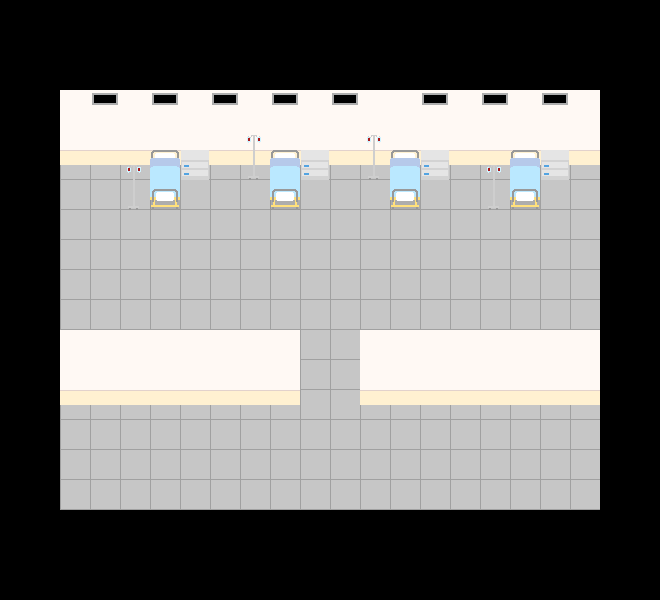

Rendered tile map (Tiled .tmx) drawn with the repository's tilesets; below, a short description and the full map source, tile grids included:
An orthogonal 22x20 tile map with 30x30 px tiles, 3 tile layers (Camada de Tiles 1, Camada de Tiles 2, Camada de Tiles 3) and 7 objects (portal_0, npc_0, npc_1, npc_2, npc_3, ...).

<map version="1.2" tiledversion="1.3.0" orientation="orthogonal" renderorder="left-up" compressionlevel="0" width="22" height="20" tilewidth="30" tileheight="30" infinite="0" nextlayerid="6" nextobjectid="20">
 <properties>
  <property name="NPC" type="int" value="6" />
  <property name="PORTAL" type="int" value="1" />
  <property name="SHOP" type="int" value="0" />
  <property name="VEHICLE" type="int" value="0" />
 </properties>
 <tileset firstgid="1" name="shop" tilewidth="30" tileheight="30" tilecount="49" columns="7">
  <image source="../Tiles/shop.png" trans="000000" width="210" height="210" />
 </tileset>
 <layer id="1" name="Camada de Tiles 1" width="22" height="20">
  <data encoding="csv">
0,0,0,0,0,0,0,0,0,0,0,0,0,0,0,0,0,0,0,0,0,0,
0,0,0,0,0,0,0,0,0,0,0,0,0,0,0,0,0,0,0,0,0,0,
0,0,0,0,0,0,0,0,0,0,0,0,0,0,0,0,0,0,0,0,0,0,
0,0,14,7,14,7,14,7,14,7,14,7,14,14,7,14,7,14,7,14,0,0,
0,0,14,14,14,14,14,14,14,14,14,14,14,14,14,14,14,14,14,14,0,0,
0,0,21,21,21,21,21,21,21,21,21,21,21,21,21,21,21,21,21,21,0,0,
0,0,28,28,28,28,28,28,28,28,28,28,28,28,28,28,28,28,28,28,0,0,
0,0,28,28,28,28,28,28,28,28,28,28,28,28,28,28,28,28,28,28,0,0,
0,0,28,28,28,28,28,28,28,28,28,28,28,28,28,28,28,28,28,28,0,0,
0,0,28,28,28,28,28,28,28,28,28,28,28,28,28,28,28,28,28,28,0,0,
0,0,28,28,28,28,28,28,28,28,28,28,28,28,28,28,28,28,28,28,0,0,
0,0,14,14,14,14,14,14,14,14,28,28,14,14,14,14,14,14,14,14,0,0,
0,0,14,14,14,14,14,14,14,14,28,28,14,14,14,14,14,14,14,14,0,0,
0,0,21,21,21,21,21,21,21,21,28,28,21,21,21,21,21,21,21,21,0,0,
0,0,28,28,28,28,28,28,28,28,28,28,28,28,28,28,28,28,28,28,0,0,
0,0,28,28,28,28,28,28,28,28,28,28,28,28,28,28,28,28,28,28,0,0,
0,0,28,28,28,28,28,28,28,28,28,28,28,28,28,28,28,28,28,28,0,0,
0,0,0,0,0,0,0,0,0,0,0,0,0,0,0,0,0,0,0,0,0,0,
0,0,0,0,0,0,0,0,0,0,0,0,0,0,0,0,0,0,0,0,0,0,
0,0,0,0,0,0,0,0,0,0,0,0,0,0,0,0,0,0,0,0,0,0
</data>
 </layer>
 <layer id="2" name="Camada de Tiles 2" width="22" height="20">
  <data encoding="csv">
0,0,0,0,0,0,0,0,0,0,0,0,0,0,0,0,0,0,0,0,0,0,
0,0,0,0,0,0,0,0,0,0,0,0,0,0,0,0,0,0,0,0,0,0,
0,0,0,0,0,0,0,0,0,0,0,0,0,0,0,0,0,0,0,0,0,0,
0,0,0,0,0,0,0,0,0,0,0,0,0,0,0,0,0,0,0,0,0,0,
0,0,0,0,0,0,0,0,0,0,0,0,0,0,0,0,0,0,0,0,0,0,
0,0,0,0,0,26,35,0,0,26,35,0,0,26,35,0,0,26,35,0,0,0,
0,0,0,0,0,33,0,0,0,33,0,0,0,33,0,0,0,33,0,0,0,0,
0,0,0,0,0,40,0,0,0,40,0,0,0,40,0,0,0,40,0,0,0,0,
0,0,0,0,0,0,0,0,0,0,0,0,0,0,0,0,0,0,0,0,0,0,
0,0,0,0,0,0,0,0,0,0,0,0,0,0,0,0,0,0,0,0,0,0,
0,0,0,0,0,0,0,0,0,0,0,0,0,0,0,0,0,0,0,0,0,0,
0,0,0,0,0,0,0,0,0,0,0,0,0,0,0,0,0,0,0,0,0,0,
0,0,0,0,0,0,0,0,0,0,0,0,0,0,0,0,0,0,0,0,0,0,
0,0,0,0,0,0,0,0,0,0,0,0,0,0,0,0,0,0,0,0,0,0,
0,0,0,0,0,0,0,0,0,0,0,0,0,0,0,0,0,0,0,0,0,0,
0,0,0,0,0,0,0,0,0,0,0,0,0,0,0,0,0,0,0,0,0,0,
0,0,0,0,0,0,0,0,0,0,0,0,0,0,0,0,0,0,0,0,0,0,
0,0,0,0,0,0,0,0,0,0,0,0,0,0,0,0,0,0,0,0,0,0,
0,0,0,0,0,0,0,0,0,0,0,0,0,0,0,0,0,0,0,0,0,0,
0,0,0,0,0,0,0,0,0,0,0,0,0,0,0,0,0,0,0,0,0,0
</data>
 </layer>
 <objectgroup id="5" name="Camada de Objetos 1">
  <object id="9" name="portal_0" x="587.333" y="468.667">
   <properties>
    <property name="MAP" value="urban_" />
    <property name="PX" type="int" value="569" />
    <property name="PY" type="int" value="605" />
   </properties>
   <point />
  </object>
  <object id="10" name="npc_0" x="247" y="204">
   <properties>
    <property name="WHO" value="WORRIED NURSE" />
   </properties>
   <point />
  </object>
  <object id="15" name="npc_1" x="350" y="190">
   <properties>
    <property name="WHO" value="DOCTOR" />
   </properties>
   <point />
  </object>
  <object id="16" name="npc_2" x="271" y="442">
   <properties>
    <property name="WHO" value="IMPATIENT PATINET" />
   </properties>
   <point />
  </object>
  <object id="17" name="npc_3" x="472" y="293">
   <properties>
    <property name="WHO" value="HINT NURSE" />
   </properties>
   <point />
  </object>
  <object id="18" name="npc_4" x="164" y="189">
   <properties>
    <property name="WHO" value="INJURIED DAUGHTER" />
   </properties>
   <point />
  </object>
  <object id="19" name="npc_5" x="523" y="187">
   <properties>
    <property name="WHO" value="PATIENT" />
   </properties>
   <point />
  </object>
 </objectgroup>
 <layer id="4" name="Camada de Tiles 3" width="22" height="20">
  <data encoding="csv">
0,0,0,0,0,0,0,0,0,0,0,0,0,0,0,0,0,0,0,0,0,0,
0,0,0,0,0,0,0,0,0,0,0,0,0,0,0,0,0,0,0,0,0,0,
0,0,0,0,0,0,0,0,0,0,0,0,0,0,0,0,0,0,0,0,0,0,
0,0,0,0,0,0,0,0,0,0,0,0,0,0,0,0,0,0,0,0,0,0,
0,0,0,0,0,0,0,0,27,0,0,0,27,0,0,0,0,0,0,0,0,0,
0,0,0,0,27,0,0,0,34,0,0,0,34,0,0,0,27,0,0,0,0,0,
0,0,0,0,34,0,0,0,0,0,0,0,0,0,0,0,34,0,0,0,0,0,
0,0,0,0,0,0,0,0,0,0,0,0,0,0,0,0,0,0,0,0,0,0,
0,0,0,0,0,0,0,0,0,0,0,0,0,0,0,0,0,0,0,0,0,0,
0,0,0,0,0,0,0,0,0,0,0,0,0,0,0,0,0,0,0,0,0,0,
0,0,0,0,0,0,0,0,0,0,0,0,0,0,0,0,0,0,0,0,0,0,
0,0,0,0,0,0,0,0,0,0,0,0,0,0,0,0,0,0,0,0,0,0,
0,0,0,0,0,0,0,0,0,0,0,0,0,0,0,0,0,0,0,0,0,0,
0,0,0,0,0,0,0,0,0,0,0,0,0,0,0,0,0,0,0,0,0,0,
0,0,0,0,0,0,0,0,0,0,0,0,0,0,0,0,0,0,0,0,0,0,
0,0,0,0,0,0,0,0,0,0,0,0,0,0,0,0,0,0,0,0,0,0,
0,0,0,0,0,0,0,0,0,0,0,0,0,0,0,0,0,0,0,0,0,0,
0,0,0,0,0,0,0,0,0,0,0,0,0,0,0,0,0,0,0,0,0,0,
0,0,0,0,0,0,0,0,0,0,0,0,0,0,0,0,0,0,0,0,0,0,
0,0,0,0,0,0,0,0,0,0,0,0,0,0,0,0,0,0,0,0,0,0
</data>
 </layer>
</map>
